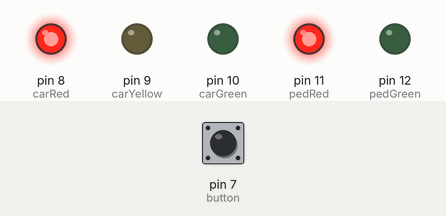
This sketch was run on a simulated Arduino Uno, built with avr-gcc and run on an emulated ATmega328P. Shown: output pins drawn as LEDs (lit = HIGH). The inputs (shaded band) are chosen by the test bench; at power-on: pin 7 (button) HIGH.

Above: at 1.2 s.
1.3 s: pin 7 (button) pulled LOW for 0.15 s
At 2.2 s:
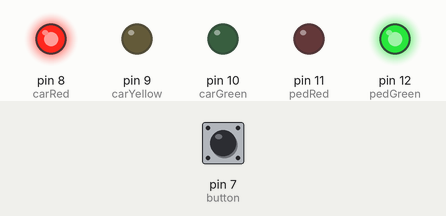
At 13.0 s:
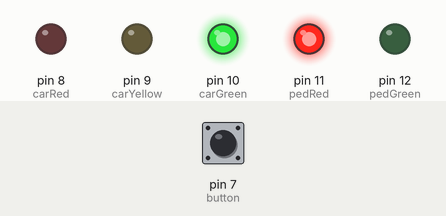
Timing chart, 0 to 13.7 s (numbered marks = the images above; inputs shaded):
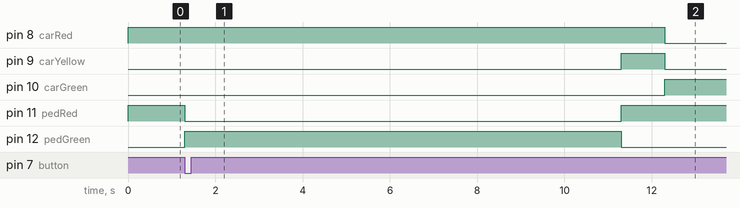

The sketch:

Task2.ino
```cpp
class TrafficLightSystem {

  private:

    // LED pin numbers
    enum led {
      carRed = 8,
      carYellow = 9,
      carGreen = 10,
      pedRed = 11,
      pedGreen = 12
    };

    // Button pin
    const int button = 7;

    // Traffic light states
    enum state {
      RED,
      RED_YELLOW,
      GREEN,
      YELLOW,
      PEDESTRIAN
    };

    state currentState;
    bool buttonPressed = false;
    unsigned long stateStartTime = 0;

    // Change state and reset timer
    void changeTo(state nextState) {
      currentState = nextState;
      stateStartTime = millis();
    }

  public:

    // Constructor
    TrafficLightSystem() {
      currentState = RED;
    }

    // Set pin modes
    void setPins() {
      pinMode(carRed, OUTPUT);
      pinMode(carYellow, OUTPUT);
      pinMode(carGreen, OUTPUT);
      pinMode(pedRed, OUTPUT);
      pinMode(pedGreen, OUTPUT);

      pinMode(button, INPUT_PULLUP);

      // Initial lights
      setLights(HIGH, LOW, LOW, HIGH, LOW);
      stateStartTime = millis();
    }

    // Control the lights
    void setLights(bool cr, bool cy, bool cg,
                   bool pr, bool pg) {
      digitalWrite(carRed, cr);
      digitalWrite(carYellow, cy);
      digitalWrite(carGreen, cg);
      digitalWrite(pedRed, pr);
      digitalWrite(pedGreen, pg);
    }

    // Check button
    void checkButton() {
      if (digitalRead(button) == LOW) {
        buttonPressed = true;
      }
    }

    // Change state
    void changeState() {
      checkButton();

      switch (currentState) {

        case RED:
          // Car RED, pedestrian RED
          setLights(HIGH, LOW, LOW, HIGH, LOW);

          if (buttonPressed) {
            changeTo(PEDESTRIAN);
          }
          else if (millis() - stateStartTime >= 10000UL) {
            changeTo(RED_YELLOW);
          }
          break;

        case RED_YELLOW:
          // Car RED + YELLOW, pedestrian RED
          setLights(HIGH, HIGH, LOW, HIGH, LOW);

          if (millis() - stateStartTime >= 1000UL) {
            changeTo(GREEN);
          }
          break;

        case GREEN:
          // Car GREEN, pedestrian RED
          setLights(LOW, LOW, HIGH, HIGH, LOW);

          if (millis() - stateStartTime >= 10000UL) {
            changeTo(YELLOW);
          }
          break;

        case YELLOW:
          // Car YELLOW, pedestrian RED
          setLights(LOW, HIGH, LOW, HIGH, LOW);

          if (millis() - stateStartTime >= 5000UL) {
            changeTo(RED);
          }
          break;

        case PEDESTRIAN:
          // Car RED, pedestrian GREEN
          setLights(HIGH, LOW, LOW, LOW, HIGH);

          if (millis() - stateStartTime >= 10000UL) {
            buttonPressed = false;
            changeTo(RED_YELLOW);
          }
          break;
      }
    }
};

TrafficLightSystem trafficLight;

void setup() {
  trafficLight.setPins();
}

void loop() {
  trafficLight.changeState();
}
```

Measured:
- after the input at 1.3 s, pin 8 (carRed): HIGH → LOW after 11.0 s instead of 9.7 s; pin 10 (carGreen): LOW → HIGH after 11.0 s instead of 9.7 s; pin 11 (pedRed): HIGH → LOW at once, → HIGH 10.0 s later; pin 12 (pedGreen): LOW → HIGH at once, → LOW 10.0 s later
